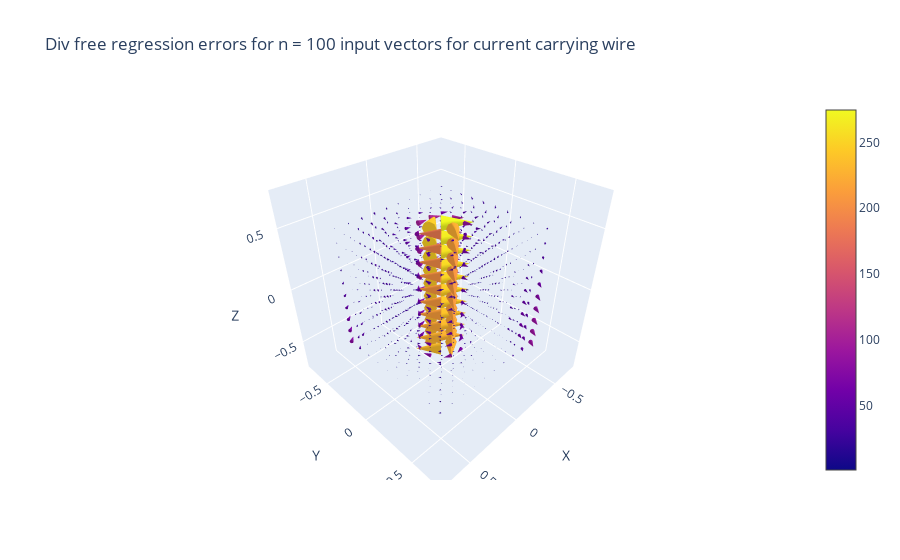

Notebook source saved alongside this figure:
### Code cell
# plot residuals of fit above: 
residuals_wire_div_free, mse_wire_div_free = differencer(outputs_wire, outputs_wire_div_free)
print(f'MSE for this case of {mse_wire_div_free}')
plotter(residuals_wire_div_free, 
        title = f'Div free regression errors for n = {given_samples_wire} input vectors for current carrying wire')

### Figure 1 — Plotly figure (JSON) as saved in the notebook; plotly's stock layout.template omitted (floating-point values rounded to 4 significant figures; data arrays with more than 128 entries replaced by an {"elided": "..."} marker saying what was removed)
{"data": [{"anchor": "tail", "sizemode": "scaled", "sizeref": 2, "type": "cone", "u": {"elided": "1000 float values"}, "v": {"elided": "1000 float values"}, "w": {"elided": "1000 float values"}, "x": {"elided": "1000 float values"}, "y": {"elided": "1000 float values"}, "z": {"elided": "1000 float values"}}], "layout": {"scene": {"xaxis": {"title": {"text": "X"}}, "yaxis": {"title": {"text": "Y"}}, "zaxis": {"title": {"text": "Z"}}}, "title": {"text": "Div free regression errors for n = 100 input vectors for current carrying wire"}}}
